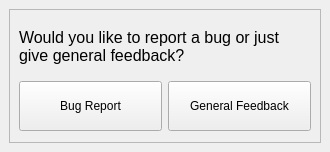
<?xml version="1.0" encoding="UTF-8"?>
<ui version="4.0">
 <class>FeedbackWindow</class>
 <widget class="QMainWindow" name="FeedbackWindow">
  <property name="geometry">
   <rect>
    <x>0</x>
    <y>0</y>
    <width>330</width>
    <height>152</height>
   </rect>
  </property>
  <property name="windowTitle">
   <string>Feedback Wanted</string>
  </property>
  <widget class="QWidget" name="centralwidget">
   <layout class="QVBoxLayout" name="verticalLayout">
    <item>
     <widget class="QFrame" name="frame_2">
      <property name="frameShape">
       <enum>QFrame::StyledPanel</enum>
      </property>
      <property name="frameShadow">
       <enum>QFrame::Raised</enum>
      </property>
      <layout class="QVBoxLayout" name="verticalLayout_2">
       <item>
        <widget class="QLabel" name="label">
         <property name="font">
          <font>
           <pointsize>12</pointsize>
          </font>
         </property>
         <property name="text">
          <string>Would you like to report a bug or just give general feedback?</string>
         </property>
         <property name="wordWrap">
          <bool>true</bool>
         </property>
        </widget>
       </item>
       <item>
        <widget class="QFrame" name="frame">
         <property name="frameShape">
          <enum>QFrame::NoFrame</enum>
         </property>
         <property name="frameShadow">
          <enum>QFrame::Plain</enum>
         </property>
         <layout class="QHBoxLayout" name="horizontalLayout">
          <property name="leftMargin">
           <number>0</number>
          </property>
          <property name="topMargin">
           <number>0</number>
          </property>
          <property name="rightMargin">
           <number>0</number>
          </property>
          <property name="bottomMargin">
           <number>0</number>
          </property>
          <item>
           <widget class="QPushButton" name="bugButton">
            <property name="sizePolicy">
             <sizepolicy hsizetype="Minimum" vsizetype="Minimum">
              <horstretch>0</horstretch>
              <verstretch>0</verstretch>
             </sizepolicy>
            </property>
            <property name="maximumSize">
             <size>
              <width>16777215</width>
              <height>50</height>
             </size>
            </property>
            <property name="text">
             <string>Bug Report</string>
            </property>
           </widget>
          </item>
          <item>
           <widget class="QPushButton" name="feedbackButton">
            <property name="maximumSize">
             <size>
              <width>16777215</width>
              <height>50</height>
             </size>
            </property>
            <property name="text">
             <string>General Feedback</string>
            </property>
           </widget>
          </item>
         </layout>
        </widget>
       </item>
      </layout>
     </widget>
    </item>
   </layout>
  </widget>
 </widget>
 <resources/>
 <connections/>
</ui>
